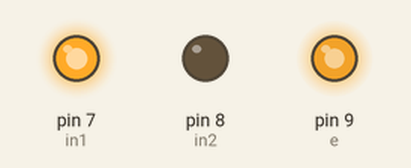
Simulated run of this sketch. Board: Arduino Uno, built with avr-gcc and run on an emulated ATmega328P. Parts: output pins drawn as LEDs (lit = HIGH).

Above: at 0.1 s.
Timing chart, 0 to 1.6 s (numbered marks = the images above):
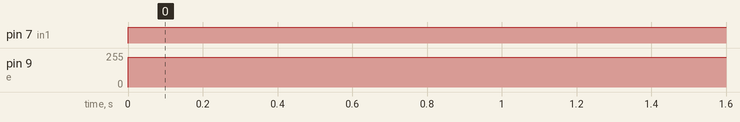

The sketch:

15_thaythinh.ino
```cpp
int in1=7;
int in2=8;
int e=9;
void setup(){
  pinMode(in1,OUTPUT);
   pinMode(in2,OUTPUT);
    pinMode(e,OUTPUT);

}
void loop(){
  digitalWrite(in1,HIGH);
   digitalWrite(in2,LOW);
   analogWrite(e,225);
   delay(5000);

}
```

Measured:
- by itself, pin 7 (in1): LOW → HIGH at 0.00 s
- by itself, pin 9 (e): 0/255 → 225/255 at 0.00 s
